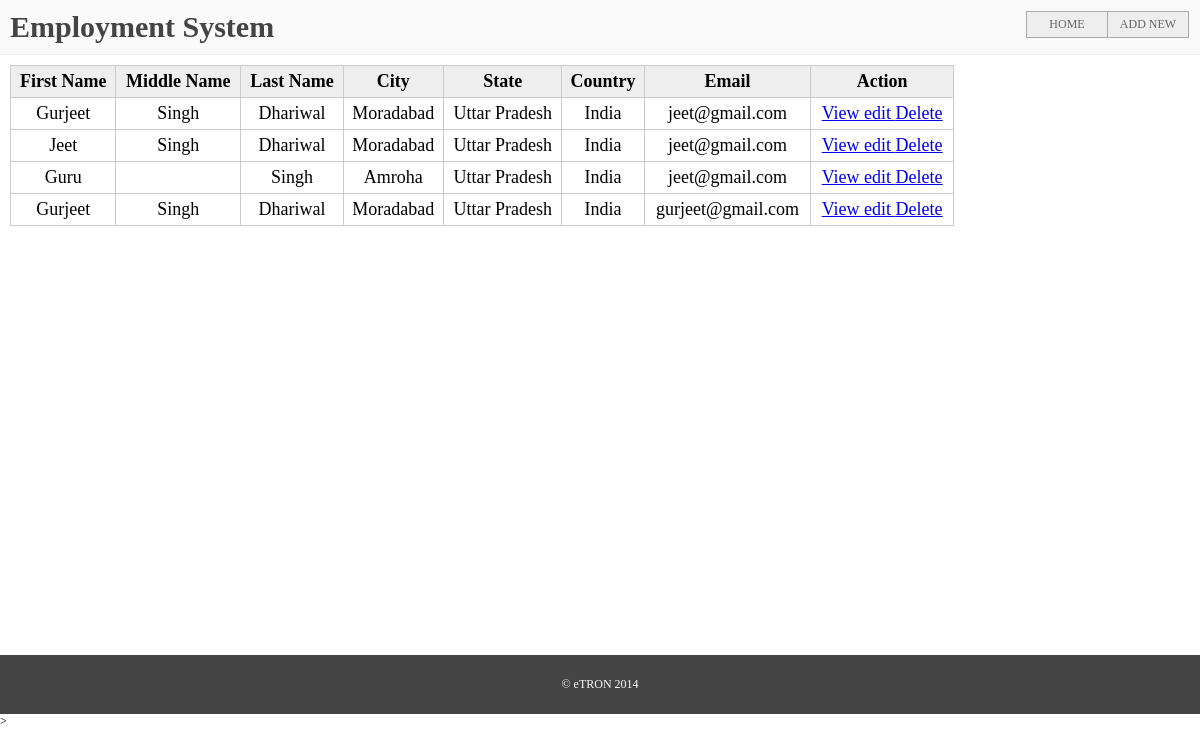
The app's page /, older data.
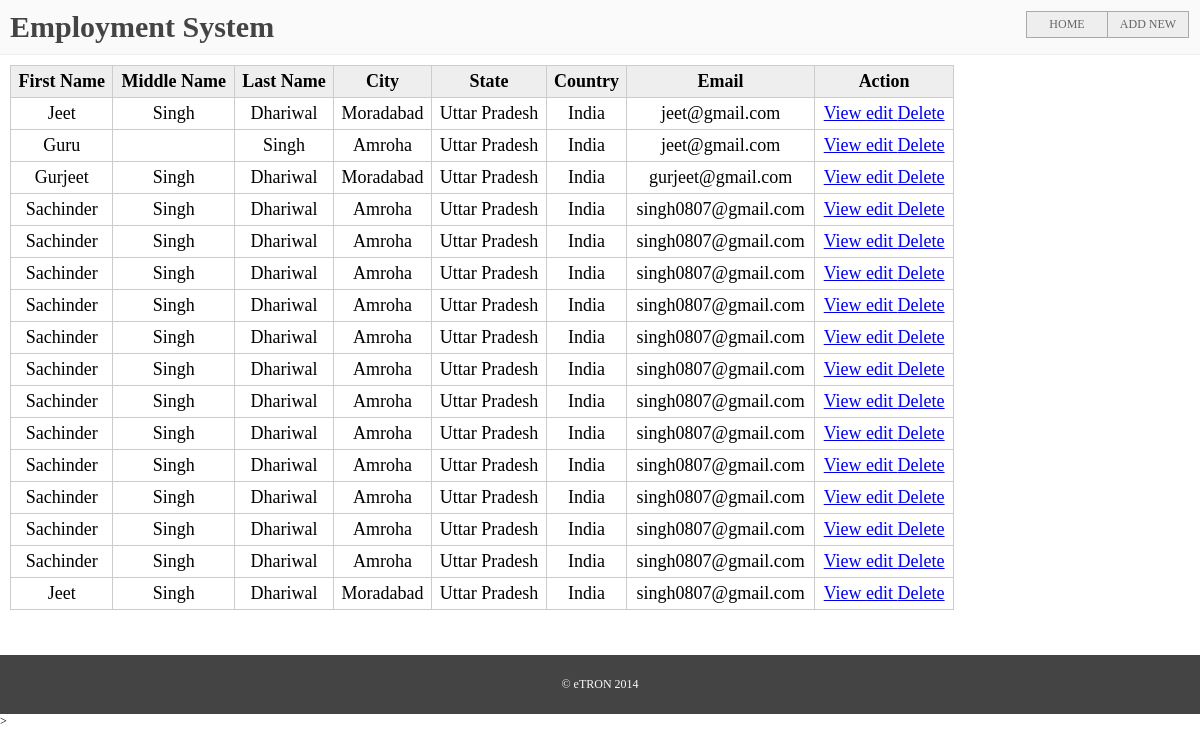
The same page, newer data.
### employment/models.py (models this page shows)
class Employer(models.Model):
	fname = models.CharField("First Name", max_length=20)
	mname = models.CharField("Middle Name", max_length=20 )
	lname = models.CharField("Last Name", max_length=20)
	city = models.CharField("City", max_length=50)
	state = models.CharField("State", max_length=50)
	country = models.CharField("Country", max_length=20)
	pincode = models.CharField("Pincode", max_length = 10)
	email = models.CharField("Email", max_length=40)
	mobile = models.CharField("Mobile Number", max_length =18)

### employment/views.py (the view)
# urls.py: url(r'^$', views.home, name= 'home'),
def home(request):
	emp = Employer.objects.all()
	return render(request, 'employment/home.html' , {'emp':emp})

### employment/templates/employment/home.html (shortened to what this page needs)
{% extends 'employment/base.html' %}
{% block content %}
	<table class="emp-table">
		<thead>
			<tr>
				<th>First Name</th>
				<th>Middle Name</th>
				<th>Last Name</th>
				<th>City</th>
				<th>State</th>
				<th>Country</th>
				<th>Email</th>
				<th>Action</th>
			</tr>
		</thead>
		<tbody>
			{% if emp %}
			{% for employe in emp%}
			<tr>
				<td>{{employe.fname}}</td>
				<td>{{employe.mname}}</td>
				<td>{{employe.lname}}</td>
				<td>{{employe.city}}</td>
				<td>{{employe.state}}</td>
				<td>{{employe.country}}</td>
				<td>{{employe.email}}</td>
				<td>
					<a href="{% url 'view-employer' employe.id %}"> View </a>
					<a href="{% url 'edit-employer' employe.id %}"> edit </a>
					<a href="{% url 'confirm-delete' employe.id %}"> Delete </a>
				</td>
			</tr>
			{% endfor %}
			{% else %}
			<tr>
				<td colspan="8">
					No Blog Exit...
				</td>
			</tr>
			{% endif %}
		</tbody>
	</table>
{% endblock %}

Row changes from the older to the newer data that the page shows:
removed Employer: fname "Gurjeet", mname "Singh", lname "Dhariwal", city "Moradabad", state "Uttar Pradesh", country "India", email "jeet@gmail.com"
added Employer: fname "Sachinder", mname "Singh", lname "Dhariwal", city "Amroha", state "Uttar Pradesh", country "India", email "singh0807@gmail.com"
added Employer: fname "Sachinder", mname "Singh", lname "Dhariwal", city "Amroha", state "Uttar Pradesh", country "India", email "singh0807@gmail.com"
added Employer: fname "Sachinder", mname "Singh", lname "Dhariwal", city "Amroha", state "Uttar Pradesh", country "India", email "singh0807@gmail.com"
added Employer: fname "Sachinder", mname "Singh", lname "Dhariwal", city "Amroha", state "Uttar Pradesh", country "India", email "singh0807@gmail.com"
added Employer: fname "Sachinder", mname "Singh", lname "Dhariwal", city "Amroha", state "Uttar Pradesh", country "India", email "singh0807@gmail.com"
added Employer: fname "Sachinder", mname "Singh", lname "Dhariwal", city "Amroha", state "Uttar Pradesh", country "India", email "singh0807@gmail.com"
added Employer: fname "Sachinder", mname "Singh", lname "Dhariwal", city "Amroha", state "Uttar Pradesh", country "India", email "singh0807@gmail.com"
added Employer: fname "Sachinder", mname "Singh", lname "Dhariwal", city "Amroha", state "Uttar Pradesh", country "India", email "singh0807@gmail.com"
added Employer: fname "Sachinder", mname "Singh", lname "Dhariwal", city "Amroha", state "Uttar Pradesh", country "India", email "singh0807@gmail.com"
added Employer: fname "Sachinder", mname "Singh", lname "Dhariwal", city "Amroha", state "Uttar Pradesh", country "India", email "singh0807@gmail.com"
added Employer: fname "Sachinder", mname "Singh", lname "Dhariwal", city "Amroha", state "Uttar Pradesh", country "India", email "singh0807@gmail.com"
added Employer: fname "Sachinder", mname "Singh", lname "Dhariwal", city "Amroha", state "Uttar Pradesh", country "India", email "singh0807@gmail.com"
added Employer: fname "Jeet", mname "Singh", lname "Dhariwal", city "Moradabad", state "Uttar Pradesh", country "India", email "singh0807@gmail.com"
